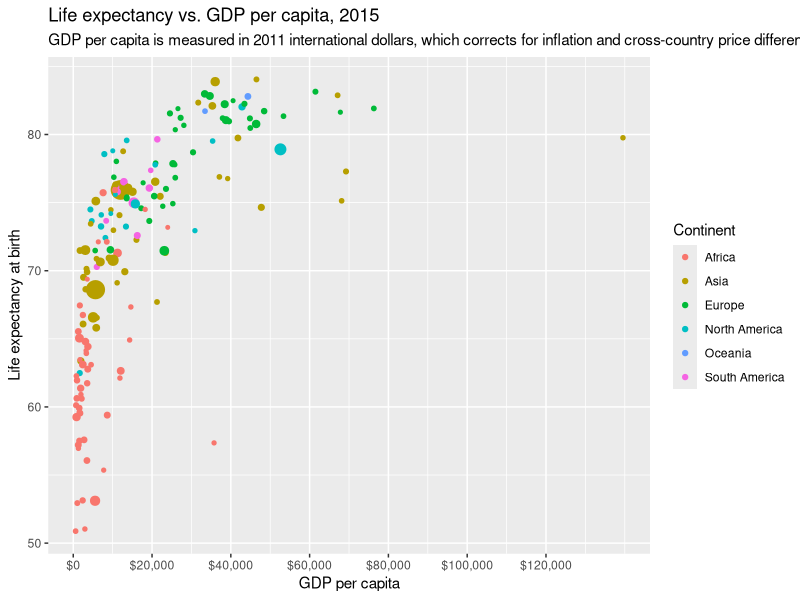

Recreate this plot in R.
#Task 6

library(tidyverse)


data1 <- read_csv("life-expectancy-vs-gdp-per-capita.csv")

view(data1)

data2015 <- filter(data1, Year == 2015)
view(data2015)

data2015 <- data2015 %>%
  rename(
    GDP_Per_Capita_USD = "Real GDP per capita in 2011US$, multiple benchmarks (Maddison Project Database (2018))",
    Life_expectancy = "Life expectancy",
    Total_Population = "Total population (Gapminder, HYDE & UN)",
    Country = "Entity"
  )
str(data2015)

data2015v2 <- na.omit(data2015)

view(data2015v2)

ggplot(data = data2015v2)+
  geom_point(mapping = aes(x = GDP_Per_Capita_USD, y = Life_expectancy, size = Total_Population/10000, color = Continent,))+
  labs(x = "GDP per capita",
       y = "Life expectancy at birth",
       title = "Life expectancy vs. GDP per capita, 2015",
       subtitle = "GDP per capita is measured in 2011 international dollars, which corrects for inflation and cross-country price differences.")+  
  guides(size = FALSE)+
  scale_x_continuous(breaks = seq(0,120000, by = 20000),labels=scales::dollar_format())+
  theme(plot.title = element_text(hjust = 0))
  










